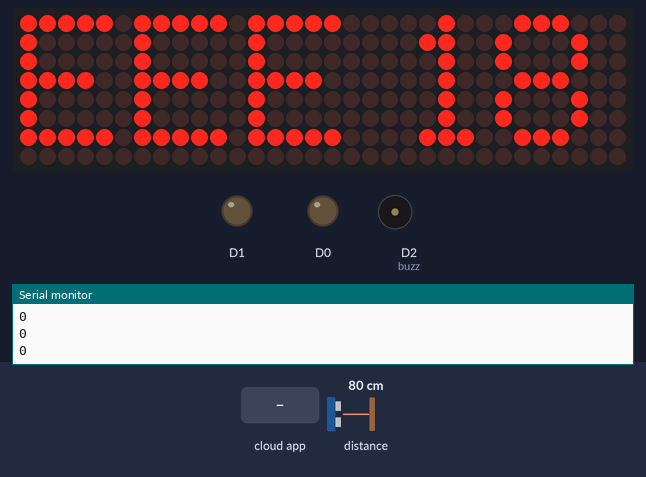
The sketch below on a simulated ESP8266 (NodeMCU). On the bench: 32×8 LED matrix, output pins drawn as LEDs (lit = HIGH), buzzer (waves = sounding, pin HIGH), the last lines printed to the serial monitor. Wiring (inferred from the names in the program): ultrasonic range finder: trigger D4; echo D3. The test bench sets the inputs (shaded band); at power-on: distance to the obstacle 80 cm. The echo pulse lasts 58.3 µs per cm; WiFi joins after 1.5 s; servers stay silent unless stated; the Firebase database answers and starts empty; pins used as bus, display or sensor lines are not drawn.

Above: at 2.7 s.
2.8 s: the phone or cloud app sets enter to 1
At 4.2 s:
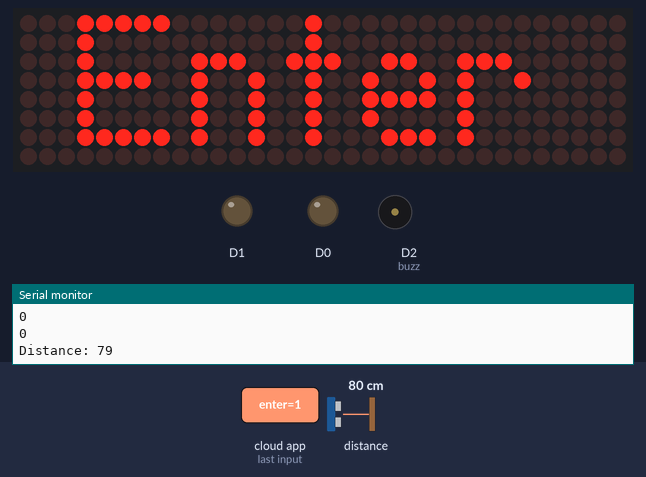
4.5 s: the phone or cloud app sets wait to 1
At 5.1 s:
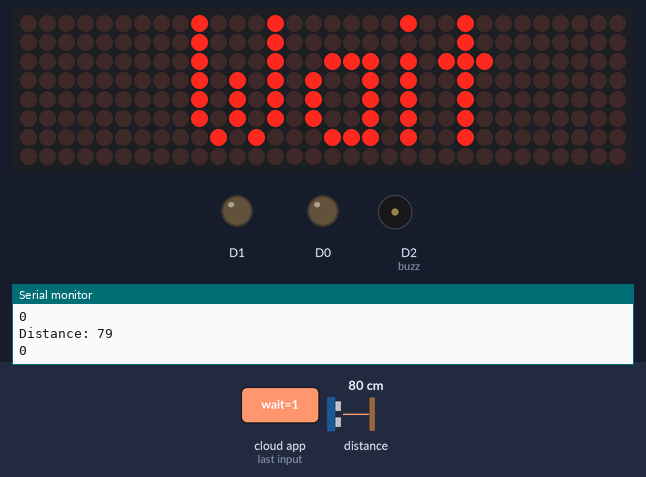
7.8 s: the phone or cloud app sets close to 1
At 8.35 s:
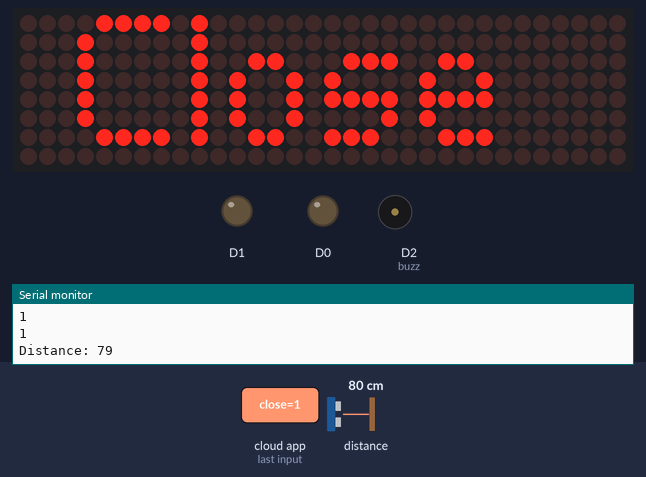
11.1 s: distance to the obstacle set to 36 cm
13.0 s: distance to the obstacle set to 29 cm
At 14.69 s:
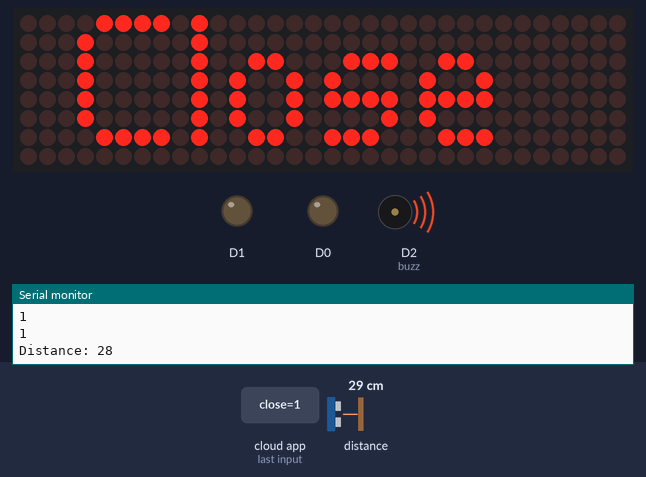
15.9 s: the phone or cloud app sets L1 to 1
At 17.4 s:
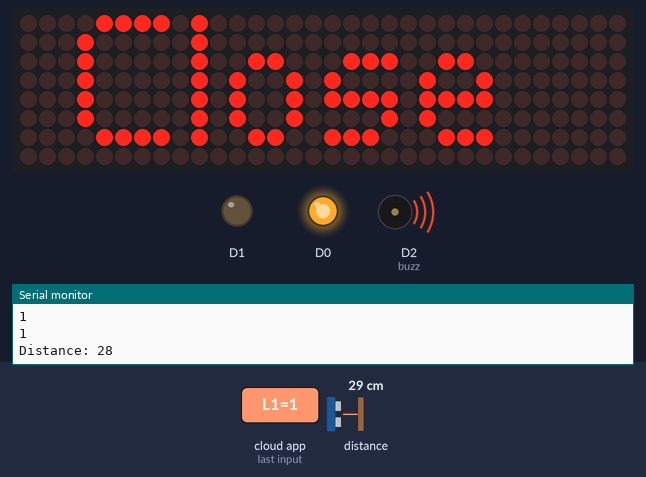
Timing chart, 0 to 18.9 s (numbered marks = the images above; inputs shaded):
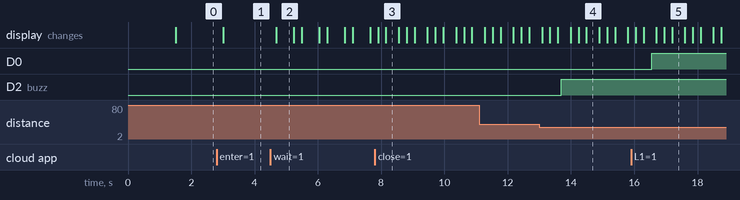

Measured:
- the behaviour switches between 32 and 31 cm on distance to the obstacle (found by bisection; images 3 and 4)
- after the input at 2.8 s, the display: changes after 0.22 s (image 1)
- after the input at 4.5 s, the display: changes after 0.18 s (image 2)
- after the input at 7.8 s, the display: first differs from a run without the input after 0.35 s (image 3)
- after the input at 13.0 s, D2 (buzz): LOW → HIGH after 0.69 s
- after the input at 15.9 s, D0: LOW → HIGH after 0.65 s
- what the display in image 2 shows lasts 0.5 s, from 4.7 s to 5.2 s

The sketch:

Final_Script.ino
```cpp
// #define FIREBASE_HOST "proj-arduino2server-default-rtdb.firebaseio.com"              // the project name address from firebase id
// #define FIREBASE_AUTH "GvmqSSQEZEzCb0cmqjsF22Babx3E9uIu2ezGlz9"       // the secret key generated from firebase

#include <Arduino.h>
#if defined(ESP32)
  #include <WiFi.h>
#elif defined(ESP8266)
  #include <ESP8266WiFi.h>
#endif
#include <Firebase_ESP_Client.h>

//Provide the token generation process info.
#include "addons/TokenHelper.h"
//Provide the RTDB payload printing info and other helper functions.
#include "addons/RTDBHelper.h"

// Insert your network credentials
#define WIFI_SSID "Room539"
#define WIFI_PASSWORD "room@@539"

// Insert Firebase project API Key
#define API_KEY "AIzaSyDG3RIz7YbE-LrqJL0O04XunMlJC2iIX5M"

// Insert RTDB URLefine the RTDB URL */
#define DATABASE_URL "proj-arduino2server-default-rtdb.firebaseio.com"


// void removeEscapeChars(String &input);
//Define Firebase Data object
FirebaseData fbdo;

FirebaseAuth auth;
FirebaseConfig config;

//some importent variables
String sValue, sValue2, sValue3;
bool signupOK = false;


///##### Display in dot Matrix block start###################################################################
#include <MD_Parola.h>
#include <MD_MAX72xx.h>
#include <SPI.h>
#define MAX_DEVICES 4
#define CLK_PIN   D5 // or SCK
#define DATA_PIN  D7 // or MOSI
#define CS_PIN    D8 // or SS
// SPI hardware interface
//MD_MAX72XX mx = MD_MAX72XX(CS_PIN, MAX_DEVICES);
#define HARDWARE_TYPE MD_MAX72XX::FC16_HW  //edit this as per your LED matrix hardware type
MD_Parola P = MD_Parola(HARDWARE_TYPE, CS_PIN, MAX_DEVICES);
///##### Display in dot Matrix block end###################################################################

///##### Ultrasonic and buzzer block start###################################################################
// defines pins numbers
const int trigPin = D4;  //D4
const int echoPin = D3;  //D3
const int buzz = D2;  //2
// defines variables
long duration;
int distance;
///##### Ultrasonic and buzzer block end###################################################################


void setup() {
  Serial.begin(115200);
  pinMode(D0,OUTPUT);
  pinMode(D1,OUTPUT);
  WiFi.begin(WIFI_SSID, WIFI_PASSWORD);
  Serial.print("Connecting to Wi-Fi");
  while (WiFi.status() != WL_CONNECTED) {
    Serial.print(".");
    delay(300);
  }
  Serial.println();
  Serial.print("Connected with IP: ");
  Serial.println(WiFi.localIP());
  Serial.println();

  /* Assign the api key (required) */
  config.api_key = API_KEY;

  /* Assign the RTDB URL (required) */
  config.database_url = DATABASE_URL;

  /* Sign up */
  if (Firebase.signUp(&config, &auth, "", "")) {
    Serial.println("ok");
    signupOK = true;
  }
  else {
    Serial.printf("%s\n", config.signer.signupError.message.c_str());
  }

  /* Assign the callback function for the long running token generation task */
  config.token_status_callback = tokenStatusCallback; //see addons/TokenHelper.h

  Firebase.begin(&config, &auth);
  Firebase.reconnectWiFi(true);

  ///##### Display in dot Matrix block start###################################################################
  P.begin();
  P.setIntensity(5);
  P.displayClear();
  Serial.begin(9600);
  // P.displayScroll("Dept. of EEE", PA_CENTER, PA_SCROLL_LEFT, 100);
  P.print("EEE 18");
  ///##### Display in dot Matrix block end###################################################################

  ///##### Ultrasonic and buzzer block start###################################################################
  pinMode(trigPin, OUTPUT); // Sets the trigPin as an Output
  pinMode(echoPin, INPUT); // Sets the echoPin as an Input
  pinMode(buzz, OUTPUT); // Sets the buzzer in D2 as an Output
  ///##### Ultrasonic and buzzer block end###################################################################
}


void loop() {
  if (Firebase.ready() && signupOK ) {
    if (Firebase.RTDB.getString(&fbdo, "/L1")) {
      if (fbdo.dataType() == "string") {
        sValue = fbdo.stringData();
        int a = sValue.toInt();
        Serial.println(a);
        if (a == 1){
          digitalWrite(D0,HIGH);
        }else{
          digitalWrite(D0,LOW);
        }
      }
    }
    else {
      Serial.println(fbdo.errorReason());
    }

    if (Firebase.RTDB.getString(&fbdo, "/status/enter")) {
      if (fbdo.dataType() == "string") {
        sValue = fbdo.stringData();
        int enter = sValue.toInt();
        Serial.println(enter);
        if (enter == 1){
          P.print(" Enter");
          delay(100);
          P.displayReset();
        }
      }
    }
    else {
      Serial.println(fbdo.errorReason());
    }

    if (Firebase.RTDB.getString(&fbdo, "/status/wait")) {
      if (fbdo.dataType() == "string") {
        sValue = fbdo.stringData();
        int wait = sValue.toInt();
        Serial.println(wait);
        if (wait == 1){
          P.print("   Wait");
          delay(100);
          P.displayReset();
        }
      }
    }
    else {
      Serial.println(fbdo.errorReason());
    }

    if (Firebase.RTDB.getString(&fbdo, "/status/close")) {
      if (fbdo.dataType() == "string") {
        sValue = fbdo.stringData();
        int close = sValue.toInt();
        Serial.println(close);
        if (close == 1){
          P.print(" Close");
          delay(100);
          P.displayReset();
        }
      }
    }
    else {
      Serial.println(fbdo.errorReason());
    }

  }

    // Clears the trigPin
    digitalWrite(trigPin, LOW);
    delayMicroseconds(2);

  ///##### Ultrasonic and buzzer block start###################################################################
    // Sets the trigPin on HIGH state for 10 micro seconds
    digitalWrite(trigPin, HIGH);
    delayMicroseconds(10);
    digitalWrite(trigPin, LOW);

    // Reads the echoPin, returns the sound wave travel time in microseconds
    duration = pulseIn(echoPin, HIGH);

    // Calculating the distance
    distance= duration*0.034/2;
    // Prints the distance on the Serial Monitor
    Serial.print("Distance: ");
    Serial.println(distance);
    if(distance <= 30.0 && distance >= 1.0){
      digitalWrite(buzz, HIGH);
    }
    else{
      digitalWrite(buzz, LOW);
    }
    // delay(1000);
  ///##### Ultrasonic and buzzer block end###################################################################


}
```
